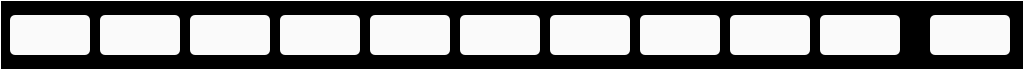
<?xml version="1.0" encoding="UTF-8"?>
<ui version="4.0">
 <class>Navigator</class>
 <widget class="QWidget" name="Navigator">
  <property name="geometry">
   <rect>
    <x>0</x>
    <y>0</y>
    <width>1024</width>
    <height>70</height>
   </rect>
  </property>
  <property name="windowTitle">
   <string>Form</string>
  </property>
  <property name="styleSheet">
   <string notr="true">QWidget
{
	background-color: black;
}

QPushButton
{
	font: 20px, &quot;SimHei&quot;;
    color: black;
	background-color: rgb(250, 250, 250);
	border-radius: 5px;
}



QLabel
{
	color: white;
	font: 20px, &quot;SimHei&quot;;
	border:1px solid white;
}
</string>
  </property>
  <widget class="QLabel" name="NavigatorBackground">
   <property name="geometry">
    <rect>
     <x>0</x>
     <y>0</y>
     <width>1024</width>
     <height>70</height>
    </rect>
   </property>
   <property name="text">
    <string/>
   </property>
  </widget>
  <widget class="QPushButton" name="nbtn1_1">
   <property name="geometry">
    <rect>
     <x>10</x>
     <y>15</y>
     <width>80</width>
     <height>40</height>
    </rect>
   </property>
   <property name="styleSheet">
    <string notr="true"/>
   </property>
   <property name="text">
    <string/>
   </property>
  </widget>
  <widget class="QPushButton" name="nbtn1_2">
   <property name="geometry">
    <rect>
     <x>100</x>
     <y>15</y>
     <width>80</width>
     <height>40</height>
    </rect>
   </property>
   <property name="text">
    <string/>
   </property>
  </widget>
  <widget class="QPushButton" name="nbtn1_3">
   <property name="geometry">
    <rect>
     <x>190</x>
     <y>15</y>
     <width>80</width>
     <height>40</height>
    </rect>
   </property>
   <property name="text">
    <string/>
   </property>
  </widget>
  <widget class="QPushButton" name="nbtn1_4">
   <property name="geometry">
    <rect>
     <x>280</x>
     <y>15</y>
     <width>80</width>
     <height>40</height>
    </rect>
   </property>
   <property name="text">
    <string/>
   </property>
  </widget>
  <widget class="QPushButton" name="nbtn1_5">
   <property name="geometry">
    <rect>
     <x>370</x>
     <y>15</y>
     <width>80</width>
     <height>40</height>
    </rect>
   </property>
   <property name="text">
    <string/>
   </property>
  </widget>
  <widget class="QPushButton" name="nbtn1_6">
   <property name="geometry">
    <rect>
     <x>460</x>
     <y>15</y>
     <width>80</width>
     <height>40</height>
    </rect>
   </property>
   <property name="styleSheet">
    <string notr="true"/>
   </property>
   <property name="text">
    <string/>
   </property>
  </widget>
  <widget class="QPushButton" name="nbtn1_7">
   <property name="geometry">
    <rect>
     <x>550</x>
     <y>15</y>
     <width>80</width>
     <height>40</height>
    </rect>
   </property>
   <property name="text">
    <string/>
   </property>
  </widget>
  <widget class="QPushButton" name="nbtn1_8">
   <property name="geometry">
    <rect>
     <x>640</x>
     <y>15</y>
     <width>80</width>
     <height>40</height>
    </rect>
   </property>
   <property name="text">
    <string/>
   </property>
  </widget>
  <widget class="QPushButton" name="nbtn1_9">
   <property name="geometry">
    <rect>
     <x>730</x>
     <y>15</y>
     <width>80</width>
     <height>40</height>
    </rect>
   </property>
   <property name="styleSheet">
    <string notr="true"/>
   </property>
   <property name="text">
    <string/>
   </property>
  </widget>
  <widget class="QPushButton" name="nbtn1_10">
   <property name="geometry">
    <rect>
     <x>820</x>
     <y>15</y>
     <width>80</width>
     <height>40</height>
    </rect>
   </property>
   <property name="styleSheet">
    <string notr="true"/>
   </property>
   <property name="text">
    <string/>
   </property>
  </widget>
  <widget class="QPushButton" name="nbtn1_11">
   <property name="geometry">
    <rect>
     <x>930</x>
     <y>15</y>
     <width>80</width>
     <height>40</height>
    </rect>
   </property>
   <property name="text">
    <string/>
   </property>
  </widget>
 </widget>
 <resources/>
 <connections/>
</ui>
